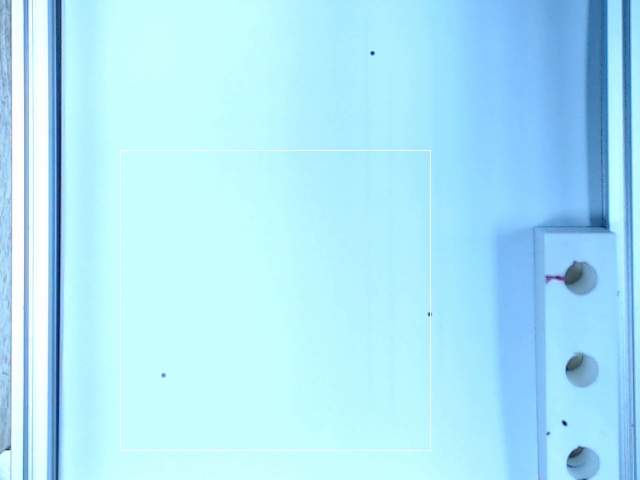
#> input picture Imageprocessing_file/Image/FinalProject/img7.jpg, 640 x 480 px
$ python pointdetect.py   (older library calls are emulated)
#> lines starting #> are read from the running program, lines starting #| are printed output that depends on the picture; after the words box and inside, x2 and y2 are one past the last pixel; in counts of white or black regions, pixels touching at a corner belong together
import imutils
import cv2
import numpy as np


def detectpoint(c):
    shape = "unidentified"
    peri = cv2.arcLength(c, True)
    approx = cv2.approxPolyDP(c, 0.01*peri, True)
    point_x=[]
    point_y=[]

    if len(approx) == 2:
        shape = "line"
    elif len(approx) == 3:
        shape = "triangle"
    elif len(approx) == 4:
        (x, y, w, h) = cv2.boundingRect(approx)
        ar = w / float(h)
        shape = "square" if ar >= 0.95 and ar <= 1.05 else "rectangle"
    elif len(approx) == 5:
        shape = "pentagon"
    elif len(approx) == 6:
        shape = "polygon"
    elif len(approx) == 7:
        shape = "polygon"+str(len(approx))
    elif len(approx) == 8:
        shape = "polygon"+str(len(approx))
    elif len(approx) == 9:
        shape = "polygon"+str(len(approx))
    elif len(approx) == 10:
        shape = "polygon"+str(len(approx))
    elif len(approx) == 11:
        shape = "polygon"+str(len(approx))
    elif len(approx) == 12:
        shape = "polygon"+str(len(approx))
    elif len(approx) == 13:
        shape = "polygon"+str(len(approx))
    elif len(approx) == 14:
        shape = "polygon"+str(len(approx))
    elif len(approx) == 15:
        shape = "polygon"+str(len(approx))
    elif len(approx) == 16:
        shape = "polygon"+str(len(approx))
    else:
        shape = "circle"
    return shape
def appendfunc(valuex,valuey,x,y):
    for i in range(0,len(x)):
        valuex.append(x[i])
        valuey.append(y[i])
    return valuex,valuey
def detec_point(image):
    i = 0
    ratio = image.shape[0] / float(image.shape[0])
    thresh = cv2.threshold(image,0,255, cv2.THRESH_BINARY)[1]
    cnts = cv2.findContours(thresh.copy(), cv2.RETR_TREE, cv2.CHAIN_APPROX_SIMPLE)
    # print (cnts)
    cnts = cnts[0] if imutils.is_cv2() else cnts[1]
    for c in cnts:
        # if c >50:
        area = cv2.contourArea(c)
        # print (area)
        # print ("")
        if area <50 :
            M = cv2.moments(c)
            rect = cv2.minAreaRect(c)
            if M["m00"] != 0:
                cX = int((M["m10"] / M["m00"]) * ratio)
                cY = int((M["m01"] / M["m00"]) * ratio)
            else:
                cX, cY = 0,0
            shape= detectpoint(c)

            if shape != "line":

                c = c.astype("float")
                c *= ratio
                c = c.astype("int")
                cv2.drawContours(image, [c], -1, (0, 255, 0), 2)
                x_point.append(cX)
                y_point.append(cY)
                cv2.putText(image, shape, (cX, cY), cv2.FONT_HERSHEY_SIMPLEX,
                    0.5, (255, 255, 255), 2)
                i += 1
    return image


x_point = []
y_point=[]
mix_point=[]
img = cv2.imread('img7.jpg',0)
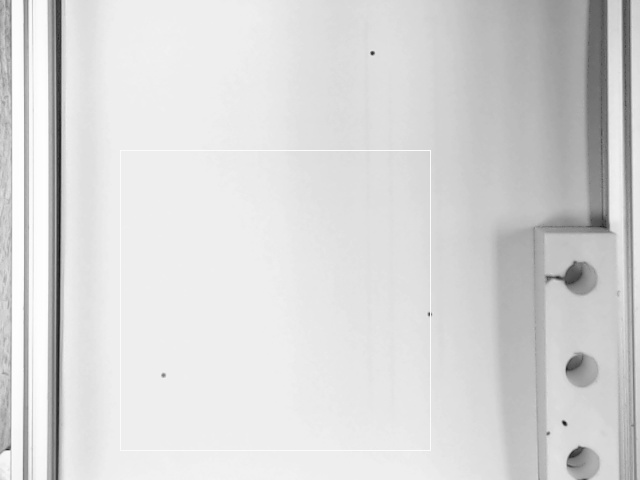
#> img: shape (480, 640); min 19, max 255, mean 215.7
img_blur = cv2.blur(img, (7,7))
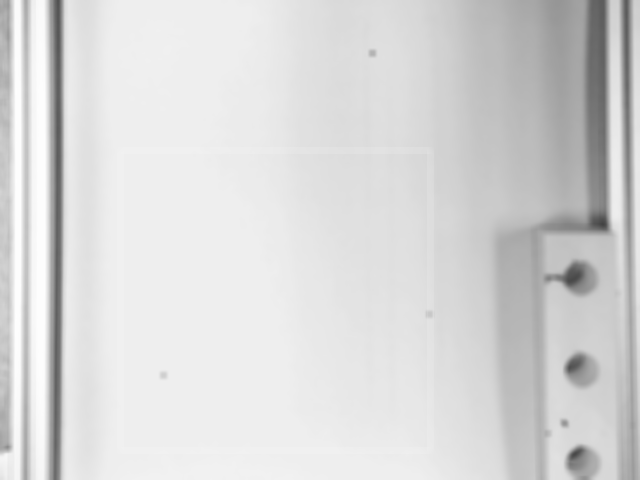
#> img_blur: shape (480, 640); min 67, max 254, mean 215.7

img_canny = cv2.Canny(img_blur, 10,25)
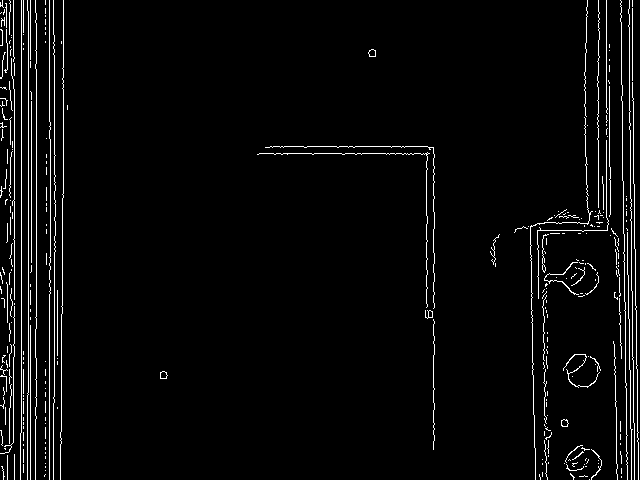
#> img_canny: shape (480, 640); 3.4% white in thin lines or dots

kernel = cv2.getStructuringElement(cv2.MORPH_RECT, (7, 7))
closed = cv2.morphologyEx(img_canny, cv2.MORPH_CLOSE, kernel)
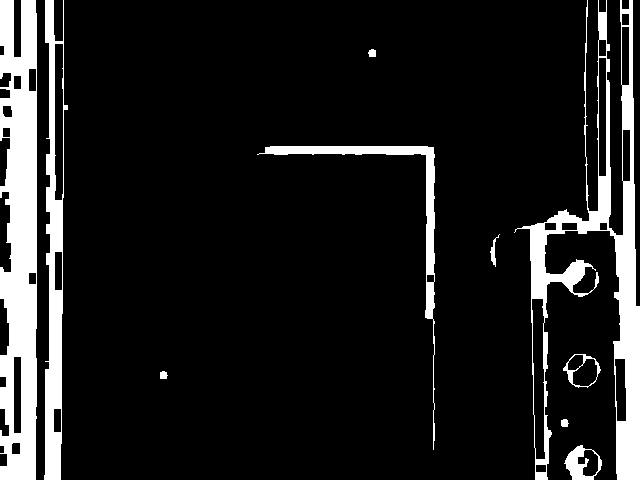
#> closed: shape (480, 640); 11.7% white; 10 white regions

point_img= detec_point(closed)
#> in detec_point, `cnts = cv2.findContours(thresh.copy(), cv2.RETR_TREE, cv2.CHAIN_APPROX..`: cnts = 35 contours; largest, box (x1, y1, x2, y2) and area: (514, 0, 640, 480) 15174, (0, 0, 37, 480) 14550, (44, 0, 68, 480) 6588, (257, 146, 435, 450) 2471, (531, 298, 546, 460) 1730
#> the loop in detec_point, `for c in cnts:` made 35 passes
#> (area, rect, cX, cY, shape, peri in detectpoint) on passes 3, 4, 11: (40.5, ((564.5, 422.5), (7, 7), -90), 564, 422, 'polygon11', 25.07), (40, ((163.5, 374.5), (7, 7), -90), 163, 374, 'polygon11', 25.66), (41, ((371.5, 52.5), (7, 7), -90), 371, 52, 'polygon12', 25.66)
#> area on passes 1, 2, 5, 6, 7, 8: 899.5, 396.5, 866, 519.5, 195, 65.5
#> after the loop in detec_point, `for c in cnts:`:
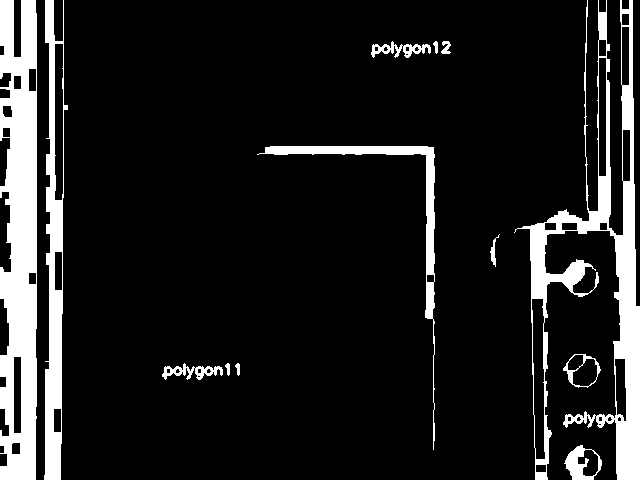
#> image: shape (480, 640); 12.2% white; 13 white regions, largest, box (x1, y1, x2, y2) and area: (0, 0, 37, 480) 14121, (514, 0, 640, 480) 12810, (44, 0, 68, 480) 5507
#> after the loop in detec_point, `for c in cnts:`: i = 3; x_point = [564, 163, 371]; y_point = [422, 374, 52]

# for i in range(0,len(x_point)):
#     mix_point.append([])
#     mix_point[i].append(x_point[i])
#     mix_point[i].append(y_point[i])
print (x_point)
#| [564, 163, 371]
print (y_point)
#| [422, 374, 52]
# print (mix_point)
cv2.imshow('detected circles',img_canny)
cv2.imshow('ORi',closed)
cv2.waitKey(0)
cv2.destroyAllWindows()
# cv2.imshow("OR",img)
# cv2.imshow("Image",closed)
# cv2.waitKey(0)

$ run again, with Imageprocessing_file/Image/FinalProject/img1.jpg copied over Imageprocessing_file/Image/FinalProject/img7.jpg
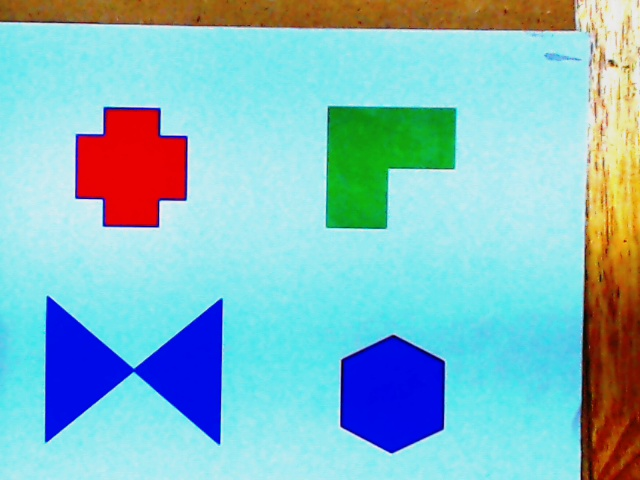
#> input picture Imageprocessing_file/Image/FinalProject/img1.jpg, 640 x 480 px
#> `img_canny = cv2.Canny(img_blur, 10,25)`:
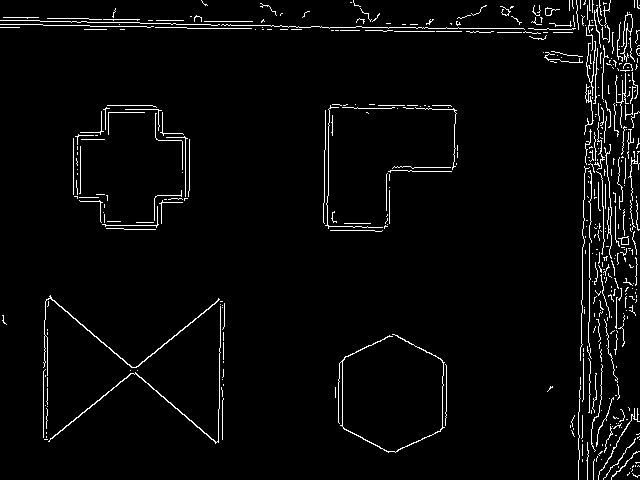
#> img_canny: shape (480, 640); 3.3% white in thin lines or dots
#> closed: shape (480, 640); 10.3% white; 11 white regions (3 under 20 px)
#> cnts = 49 contours, 3 with area under 20; largest, box (x1, y1, x2, y2) and area: (0, 0, 640, 480) 26758, (43, 295, 225, 444) 13910, (323, 104, 458, 232) 12328, (73, 105, 190, 230) 11120, (327, 107, 456, 228) 10627
#> the loop in detec_point, `for c in cnts:` made 49 passes
#> (area, rect, cX, cY, shape, peri in detectpoint, approx in detectpoint, x in detectpoint) on pass 13: (40, ((636.5, 4), (8, 5), -90), 636, 4, 'rectangle', 26, [[634, 0], [634, 8], [639, 8], [639, 0]], 634)
#> after the loop in detec_point, `for c in cnts:`:
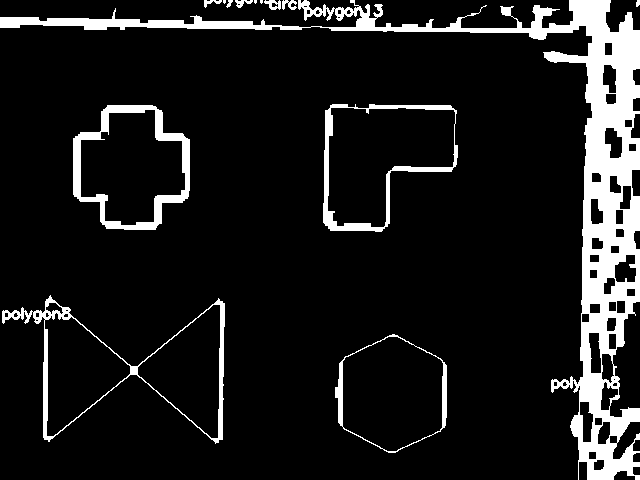
#> image: shape (480, 640); 10.9% white; 14 white regions (3 under 20 px), largest, box (x1, y1, x2, y2) and area: (0, 0, 640, 480) 24290, (73, 105, 190, 230) 3073, (2, 295, 225, 444) 2439
#> after the loop in detec_point, `for c in cnts:`: i = 6; x_point = [550, 1, 303, 636, 268, 203]; y_point = [387, 318, 15, 4, 8, 2]
#| [550, 1, 303, 636, 268, 203]
#| [387, 318, 15, 4, 8, 2]

$ run again, with Imageprocessing_file/Image/FinalProject/img4.jpg copied over Imageprocessing_file/Image/FinalProject/img7.jpg
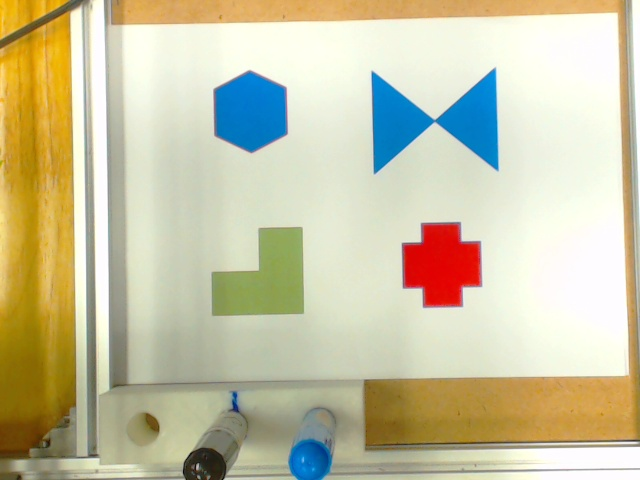
#> input picture Imageprocessing_file/Image/FinalProject/img4.jpg, 640 x 480 px
#> `img_canny = cv2.Canny(img_blur, 10,25)`:
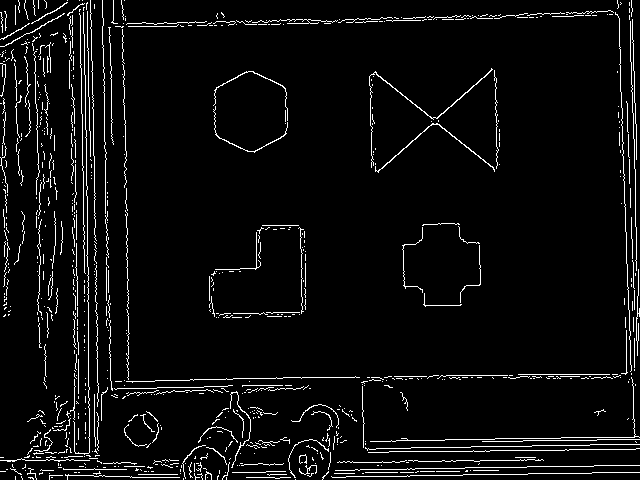
#> img_canny: shape (480, 640); 4.9% white in thin lines or dots
#> closed: shape (480, 640); 14.9% white; 11 white regions (2 under 20 px)
#> cnts = 76 contours, 4 with area under 20; largest, box (x1, y1, x2, y2) and area: (0, 0, 640, 480) 262496, (122, 11, 630, 465) 183662, (362, 374, 635, 442) 16479, (97, 390, 231, 467) 7669, (369, 68, 500, 173) 6877
#> the loop in detec_point, `for c in cnts:` made 76 passes
#> (area, rect, cX, cY, shape, peri in detectpoint) on pass 36: (24.5, ((404.5, 400.5), (4.02, 19.23), -26.57), 404, 401, 'polygon14', 44.73)
#> after the loop in detec_point, `for c in cnts:`:
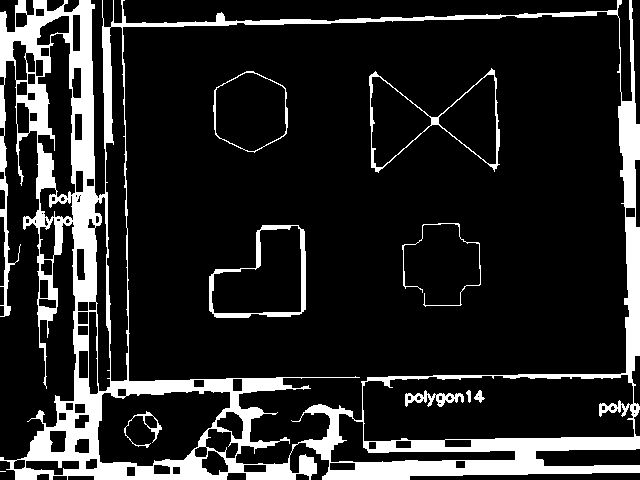
#> image: shape (480, 640); 15.3% white; 10 white regions (1 under 20 px), largest, box (x1, y1, x2, y2) and area: (0, 0, 640, 480) 43108, (209, 225, 306, 318) 1362, (369, 68, 500, 173) 996
#> after the loop in detec_point, `for c in cnts:`: i = 4; x_point = [22, 48, 598, 404]; y_point = [224, 202, 411, 401]
#| [22, 48, 598, 404]
#| [224, 202, 411, 401]
